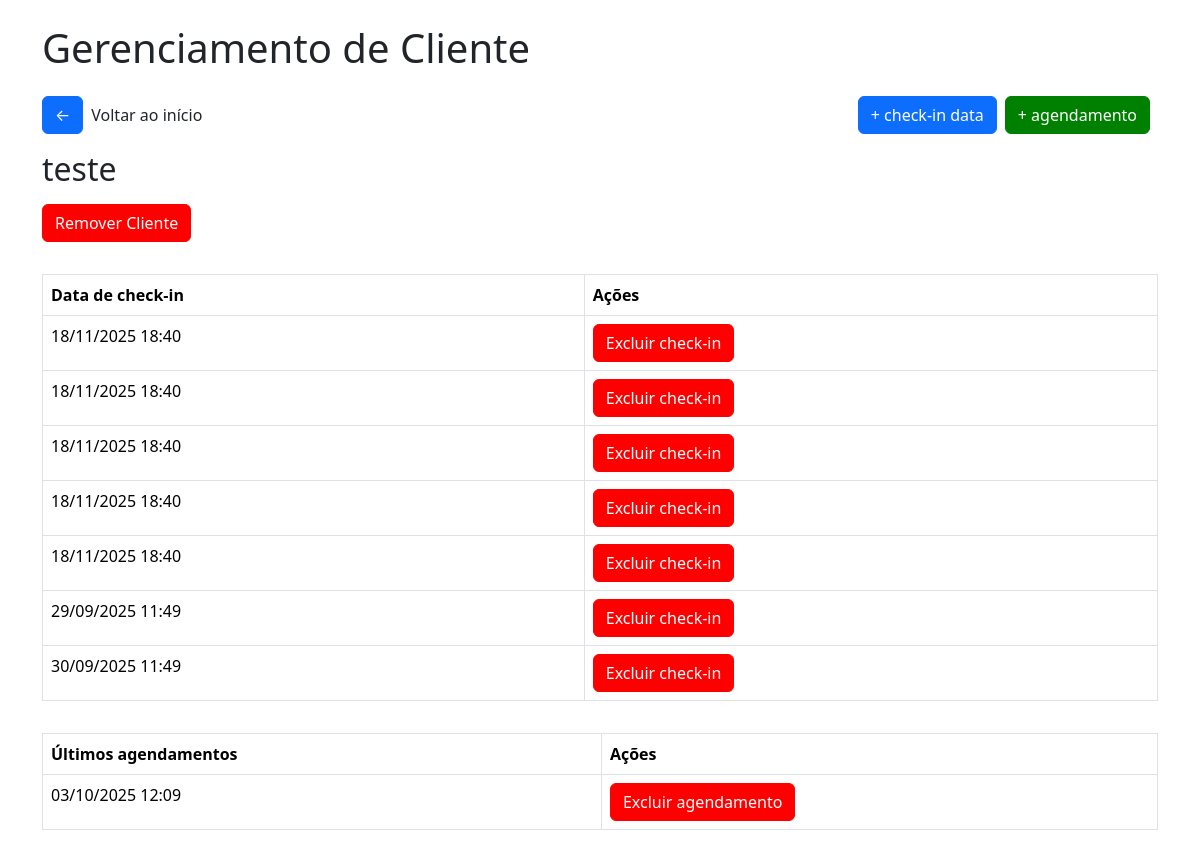
Page /clienteventosa/1 on the earlier database version.
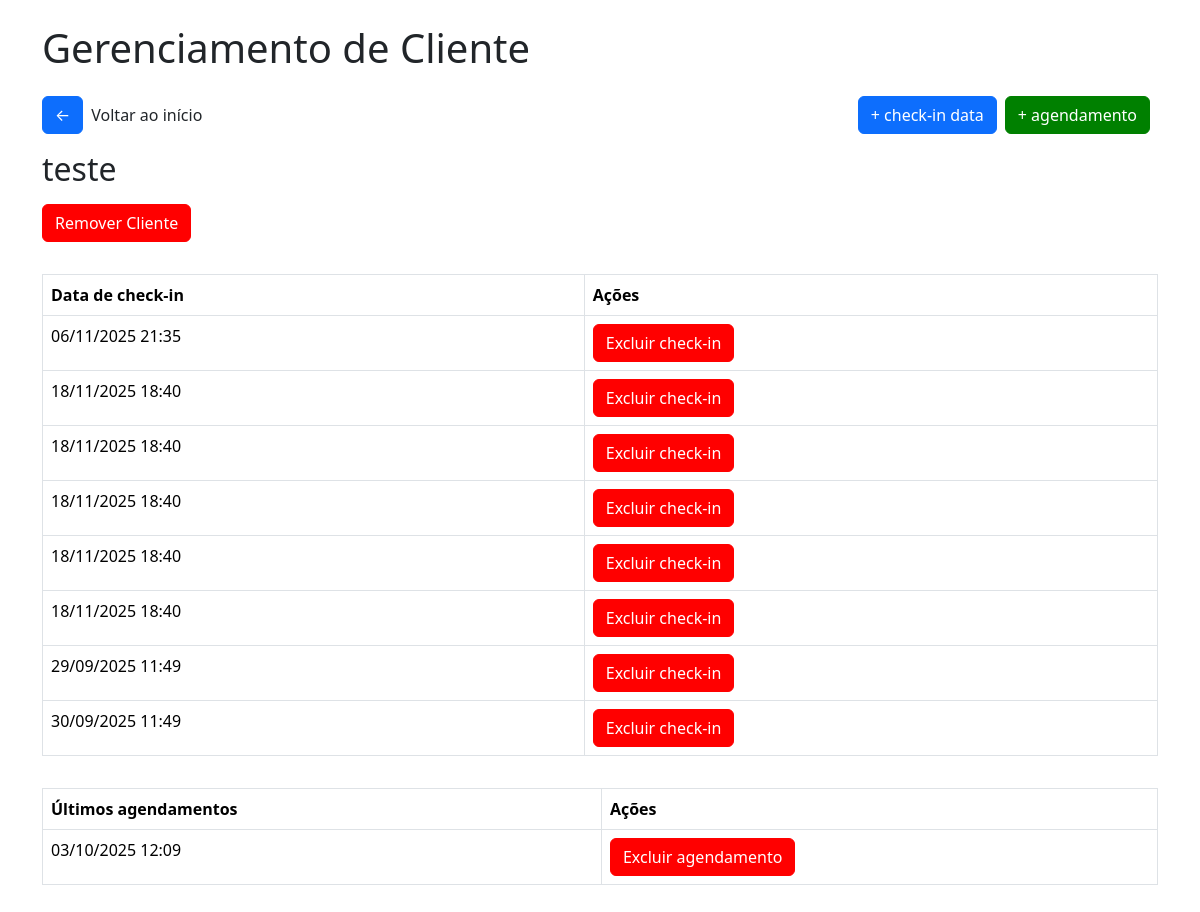
Same page on the later database version.
### tables this page shows
CREATE TABLE checkin_ventosa (
        id INTEGER PRIMARY KEY AUTOINCREMENT,
        cliente_id INTEGER,
        data DATETIME,
        FOREIGN KEY(cliente_id) REFERENCES clientes(id)
    );

CREATE TABLE historico_agendamento_ventosa (
        id INTEGER PRIMARY KEY AUTOINCREMENT,
        cliente_id INTEGER,
        data DATETIME,
        FOREIGN KEY(cliente_id) REFERENCES clientes(id)
    );

### app/views/ventosa.py (the view)
@app.route('/clienteventosa/<int:cliente_id>')
def cliente_ventosa(cliente_id):
    conn = get_db_connection()
    cliente = conn.execute("SELECT * FROM cliente_ventosa WHERE id = ?", (cliente_id,)).fetchone()
    checkins = conn.execute("SELECT * FROM checkin_ventosa WHERE cliente_id = ? ORDER BY data ASC", (cliente_id,))
    agendamentos = conn.execute("SELECT * FROM historico_agendamento_ventosa WHERE cliente_id = ? ORDER BY data ASC", (cliente_id,))
    return render_template('ventosa/cliente_ventosa.html', cliente=cliente, checkins=checkins, agendamentos=agendamentos)

### app/model/model.py (called while the page is built)
def get_db_connection():
    conn = sqlite3.connect('checkins.db')
    conn.row_factory = sqlite3.Row
    return conn

### app/templates/ventosa/cliente_ventosa.html (shortened to what this page needs)
<!DOCTYPE html>
<html lang="pt-br">
<head>
    <link href="https://cdn.jsdelivr.net/npm/bootstrap@5.3.2/dist/css/bootstrap.min.css" rel="stylesheet">
    <link rel="stylesheet" href="{{url_for('static', filename='css/style.css')}}">
    <link rel="stylesheet" href="{{url_for('static', filename='css/modal.css')}}">
</head>
<body>
    <div class="container">
        <h1 class="mb-4">
            Gerenciamento de Cliente
        </h1>
        <div class="box-btn-home">
            <div class="box"><a href="/ventosa" class="btn btn-primary btn-home">&#x2190</a>
            <p>Voltar ao início</p></div>
            <div class="box">
                <a href="/adcheckindataventosa/{{cliente.id}}" class="btn btn-primary btn-home">+ check-in data</a>
                <a href="/adicionaragendamentoventosa/{{cliente.id}}" class="btn btn-primary btn-home green">+ agendamento</a>
            </div>
        </div>
        <h2 class="mb-3">
            {{cliente.nome}}
        </h2>
        <button class="btn btn-primary btn-remover" id="openModal">Remover Cliente</button>
        <table class="table table-bordered table-checkin">
            <thead>
                <tr>
                <th>Data de check-in</th>
                <th>Ações</th>
                </tr>
            </thead>
            <tbody>
                {% for checkin in checkins %}
                <tr>
                <td>{{ checkin.data }}</td>
                <td><a href="/excluircheckinventosa/{{checkin.id}}" class="btn btn-primary btn-remover excludecheckin">Excluir check-in</a></td>
                </tr>
                {% endfor %}
            </tbody>
        </table>
        <table class="table table-bordered table-checkin">
            <thead>
                <tr>
                <th>Últimos agendamentos</th>
                <th>Ações</th>
                </tr>
            </thead>
            <tbody>
                {% for a in agendamentos %}
                <tr>
                <td>{{ a.data }}</td>
                <td><a href="/excluiragendamentoventosa/{{a.id}}" class="btn btn-primary btn-remover excludecheckin">Excluir agendamento</a></td>
                </tr>
                {% endfor %}
            </tbody>
        </table>
</body>
</html>

Differences in the rows shown:
added checkin_ventosa: data "06/11/2025 21:35"
